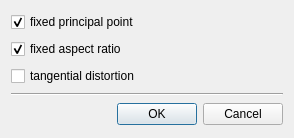
<?xml version="1.0" encoding="UTF-8"?>
<ui version="4.0">
 <class>OpenCVCalibration</class>
 <widget class="QDialog" name="OpenCVCalibration">
  <property name="geometry">
   <rect>
    <x>0</x>
    <y>0</y>
    <width>294</width>
    <height>138</height>
   </rect>
  </property>
  <property name="sizePolicy">
   <sizepolicy hsizetype="Minimum" vsizetype="Minimum">
    <horstretch>0</horstretch>
    <verstretch>0</verstretch>
   </sizepolicy>
  </property>
  <property name="windowTitle">
   <string>OpenCV Calibration Settings</string>
  </property>
  <layout class="QVBoxLayout" name="verticalLayout">
   <item>
    <widget class="QCheckBox" name="fixed_principal_point">
     <property name="text">
      <string>fixed principal point</string>
     </property>
     <property name="checked">
      <bool>true</bool>
     </property>
    </widget>
   </item>
   <item>
    <widget class="QCheckBox" name="fixed_aspect_ratio">
     <property name="text">
      <string>fixed aspect ratio</string>
     </property>
     <property name="checked">
      <bool>true</bool>
     </property>
    </widget>
   </item>
   <item>
    <widget class="QCheckBox" name="tangential_distortion">
     <property name="text">
      <string>tangential distortion</string>
     </property>
    </widget>
   </item>
   <item>
    <widget class="Line" name="line">
     <property name="orientation">
      <enum>Qt::Horizontal</enum>
     </property>
    </widget>
   </item>
   <item>
    <widget class="QDialogButtonBox" name="buttonBox">
     <property name="orientation">
      <enum>Qt::Horizontal</enum>
     </property>
     <property name="standardButtons">
      <set>QDialogButtonBox::Cancel|QDialogButtonBox::Ok</set>
     </property>
    </widget>
   </item>
  </layout>
 </widget>
 <resources/>
 <connections>
  <connection>
   <sender>buttonBox</sender>
   <signal>accepted()</signal>
   <receiver>OpenCVCalibration</receiver>
   <slot>accept()</slot>
   <hints>
    <hint type="sourcelabel">
     <x>248</x>
     <y>254</y>
    </hint>
    <hint type="destinationlabel">
     <x>157</x>
     <y>274</y>
    </hint>
   </hints>
  </connection>
  <connection>
   <sender>buttonBox</sender>
   <signal>rejected()</signal>
   <receiver>OpenCVCalibration</receiver>
   <slot>reject()</slot>
   <hints>
    <hint type="sourcelabel">
     <x>316</x>
     <y>260</y>
    </hint>
    <hint type="destinationlabel">
     <x>286</x>
     <y>274</y>
    </hint>
   </hints>
  </connection>
 </connections>
</ui>
